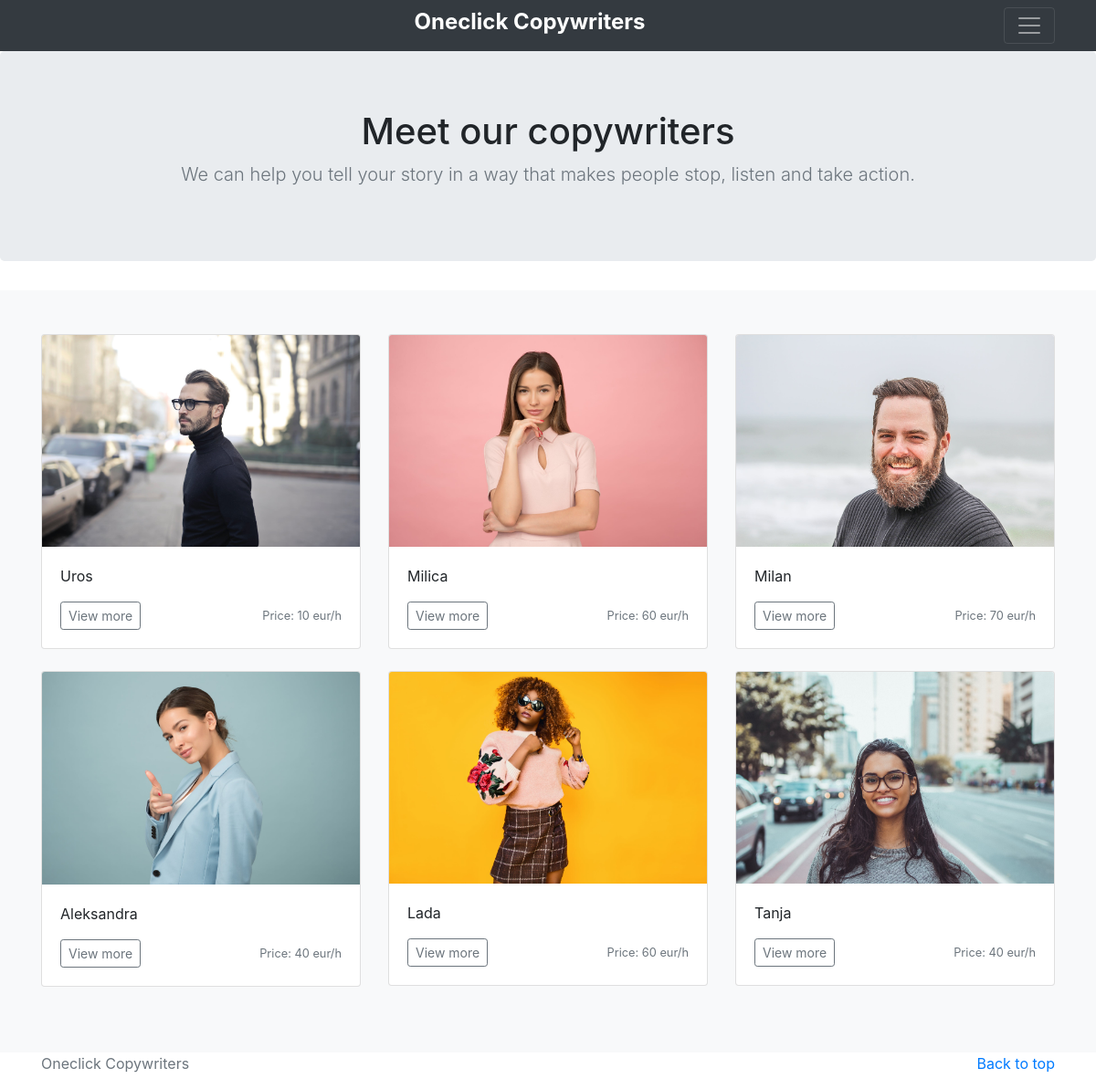
The page / on the database its author committed.
### tables this page shows
CREATE TABLE IF NOT EXISTS `copywriters` (
  `id` int(11) NOT NULL AUTO_INCREMENT,
  `name` varchar(256) NOT NULL,
  `description` varchar(1024) NOT NULL,
  `price` int(11) NOT NULL,
  `image` varchar(256) NOT NULL,
  PRIMARY KEY (`id`)
);

### includes/autoloader.php (called while the page is built, shortened)
<?php
function auto_loader($class){
    $path = "admin/includes/" . $class . ".php";
}

### admin/includes/Database_object.php (called while the page is built, shortened)
<?php
class Database_object {
    public static function find_all(){
        $sql = "SELECT * FROM " .static::$db_table;
        return static::find_querys($sql);
    }
    public static function find_querys($sql){
        global $database;
        $get_rows = $database->get_rows($sql);
        $object_array = [];
        foreach($get_rows as $get_row) {
            $object_array[] = static::instantiation($get_row);
        }
       return $object_array;
    }
    public static function instantiation($record){
        $instance = new $class;
        foreach ($record as $atribute => $value) {
            if ($instance->has_property($atribute)) {
                $instance->$atribute = $value;
            }
        }
        return $instance;
    }
    private function has_property($atribute){
        $object_properties = get_object_vars($this);
        return array_key_exists($atribute, $object_properties);
    }
}

### admin/includes/Database.php (called while the page is built, shortened)
<?php
class Database {
    private static $instance = null;
    private $connection;
    private $host = "localhost";
    private $user = "root";
    private $password = "";
    private $db_name = "oneclik_copywriters";
    private function __construct(){
        $this->connection = new PDO("mysql:host={$this->host};dbname={$this->db_name}",$this->user,$this->password);
        $this->connection->setAttribute(PDO::ATTR_DEFAULT_FETCH_MODE, PDO::FETCH_OBJ);
    }
    public static function get_instance(){
        if (!self::$instance) {
            self::$instance = new Database;
        }
        return self::$instance;
    }
    public function get_rows($sql){
        $data = $this->connection->query($sql);
        return $data->fetchAll();
    }
}

### admin/init.php (called while the page is built, shortened)
<?php
 $database = Database::get_instance();

### admin/includes/Copywriter.php (called while the page is built, shortened)
<?php
class Copywriter extends Database_object {
    public $image;
    private $upload_directory = "images";
    private $image_placeholder = "https://via.placeholder.com/150";
    public function image_path_and_placeholder(){
        return empty($this->image) ? $this->image_placeholder : $this->upload_directory.DS.$this->image;
    }
}

### index.php (the view, shortened to what this page needs)
<?php
  require_once("includes/autoloader.php");
  require_once("admin/init.php");
  $copywriters = Copywriter::find_all();
?>
<!doctype html>
<html lang="en">
  <head>
    <link rel="stylesheet" href="https://maxcdn.bootstrapcdn.com/bootstrap/4.0.0/css/bootstrap.min.css">
  </head>
  <body>
    <header>
      <div class="navbar navbar-dark bg-dark shadow-sm">
        <div class="container d-flex justify-content-between">
          <a href="#" class="navbar-brand d-flex align-items-center">
            <a href="index.php" class="text-white h4" style="text-decoration:none"><strong>Oneclick Copywriters</strong></a>
          </a>
          <button class="navbar-toggler" type="button" data-toggle="collapse" data-target="#navbarHeader" aria-controls="navbarHeader" aria-expanded="false" aria-label="Toggle navigation">
            <span class="navbar-toggler-icon"></span>
          </button>
        </div>
      </div>
    </header>
    <main role="main">
      <section class="jumbotron text-center">
        <div class="container">
          <h1>Meet our copywriters</h1>
          <p class="lead text-muted">We can help you tell your story in a way that makes people stop, listen and take action.</p>
        </div>
      </section>
      <div class="album py-5 bg-light">
        <div class="container">
          <div class="row">
          <?php foreach ($copywriters as $copywriter) { ?>
              <div class="col-md-4">
                <div class="card mb-4 shadow-sm">
                  <img class="card-img-top" src="admin/<?php echo $copywriter->image_path_and_placeholder(); ?>" data-holder-rendered="true">
                  <div class="card-body">
                    <p class="card-text"><?php echo $copywriter->name ?></p>
                    <div class="d-flex justify-content-between align-items-center">
                      <div class="btn-group">
                        <a href="copywriter.php?id=<?php echo $copywriter->id; ?>" class="btn btn-sm btn-outline-secondary">View more</a>
                      </div>
                      <small class="text-muted">Price: <?php echo $copywriter->price; ?> eur/h</small>
                    </div>
                  </div>
                </div>
              </div>
          <?php } ?>
          </div>
        </div>
      </div>
    </main>
    <footer class="text-muted">
      <div class="container">
        <p class="float-right">
          <a href="#">Back to top</a>
        </p>
        <p>Oneclick Copywriters</p>
      </div>
    </footer>
  </body>
</html>

### rows shown on the page
copywriters: image (picture), name "Uros", price "10"
copywriters: image (picture), name "Milica", price "60"
copywriters: image (picture), name "Milan", price "70"
copywriters: image (picture), name "Aleksandra", price "40"
copywriters: image (picture), name "Lada", price "60"
copywriters: image (picture), name "Tanja", price "40"
